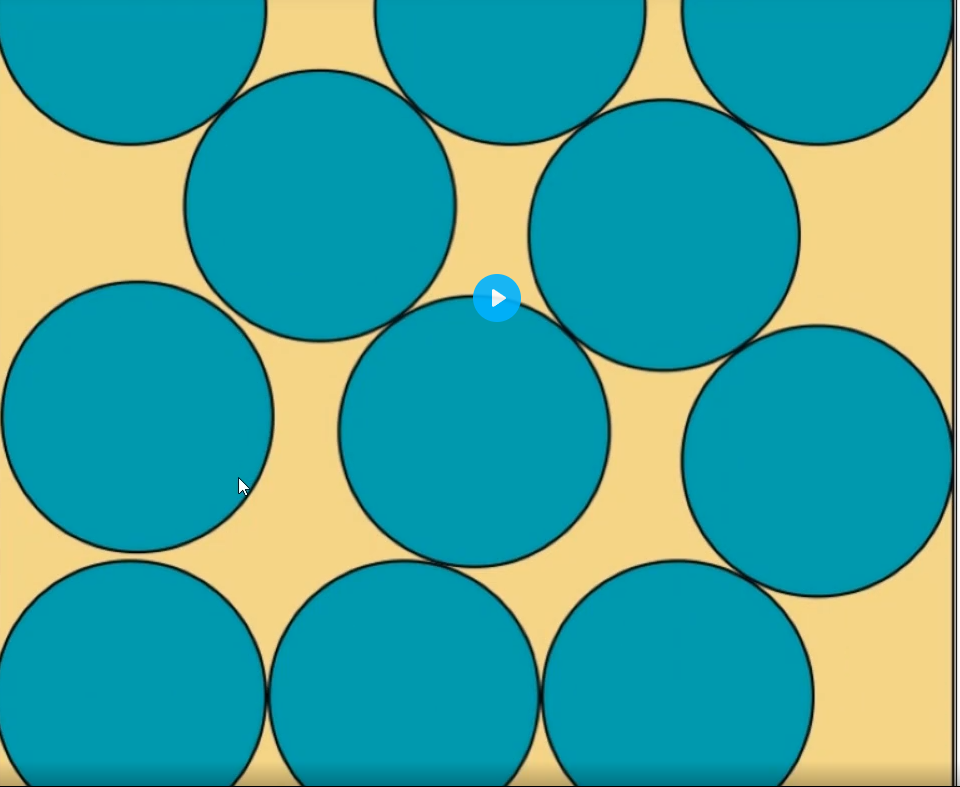
#> input picture files/practice open cv/images/image.png, 960 x 787 px
$ jupyter execute p9.ipynb
#> lines starting #> are read from the running program, lines starting #| are printed output that depends on the picture; after the words box and inside, x2 and y2 are one past the last pixel; in counts of white or black regions, pixels touching at a corner belong together
[cell 1]
import numpy as np
import matplotlib.pyplot as plt
import cv2

[cell 2]
def imshow(title = "Image" , image = None , size = 10):
    w , h = image.shape[0] , image.shape[1]
    aspect_ratio = w/h
    plt.figure(figsize=(size , size * aspect_ratio))
    plt.imshow(cv2.cvtColor(image , cv2.COLOR_BGR2RGB))
    plt.title(title)
    plt.show()

image = cv2.imread("images/image.png")
#> image is the input picture: shape (787, 960, 3); mean B, G, R 157.7, 163.7, 66.5
imshow("Original Image" , image)

[cell 3]
ret , tresh1  =  cv2.threshold(image , 127,255,cv2.THRESH_BINARY)
imshow("Binary Threshold" , tresh1)
ret , tresh2  =  cv2.threshold(image , 127,255,cv2.THRESH_BINARY_INV)
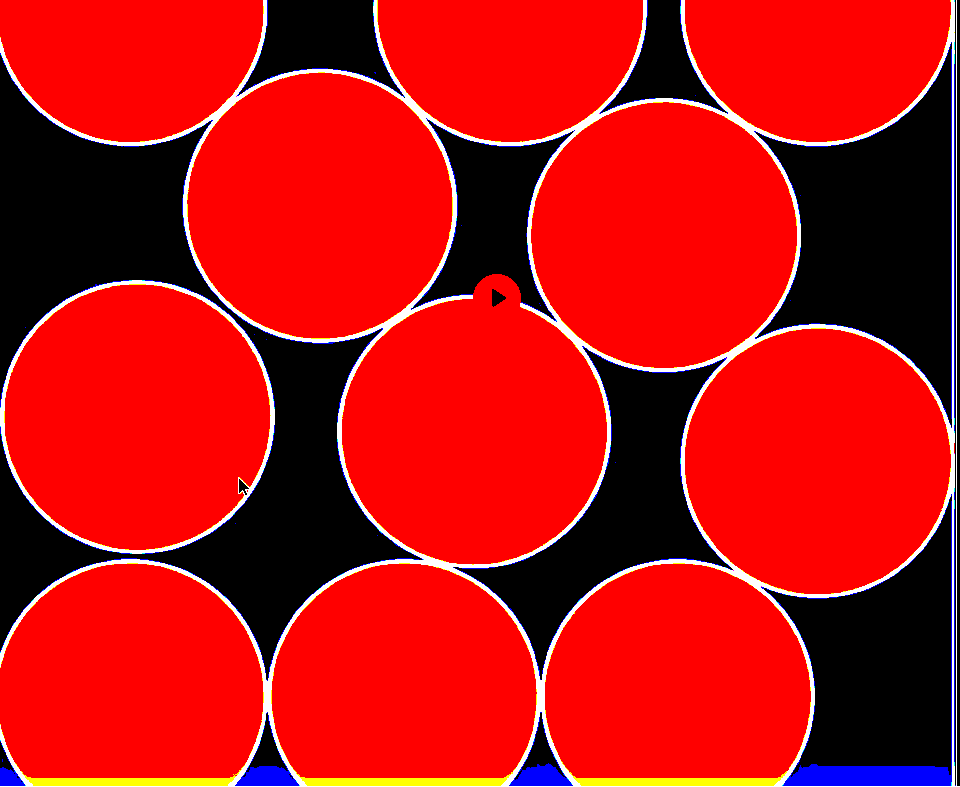
#> tresh2: shape (787, 960, 3); mean B, G, R 14.6, 13.5, 185.8
imshow("Binary Inverse Threshold" , tresh2)
ret , tresh3  =  cv2.threshold(image , 127,255,cv2.THRESH_TRUNC)
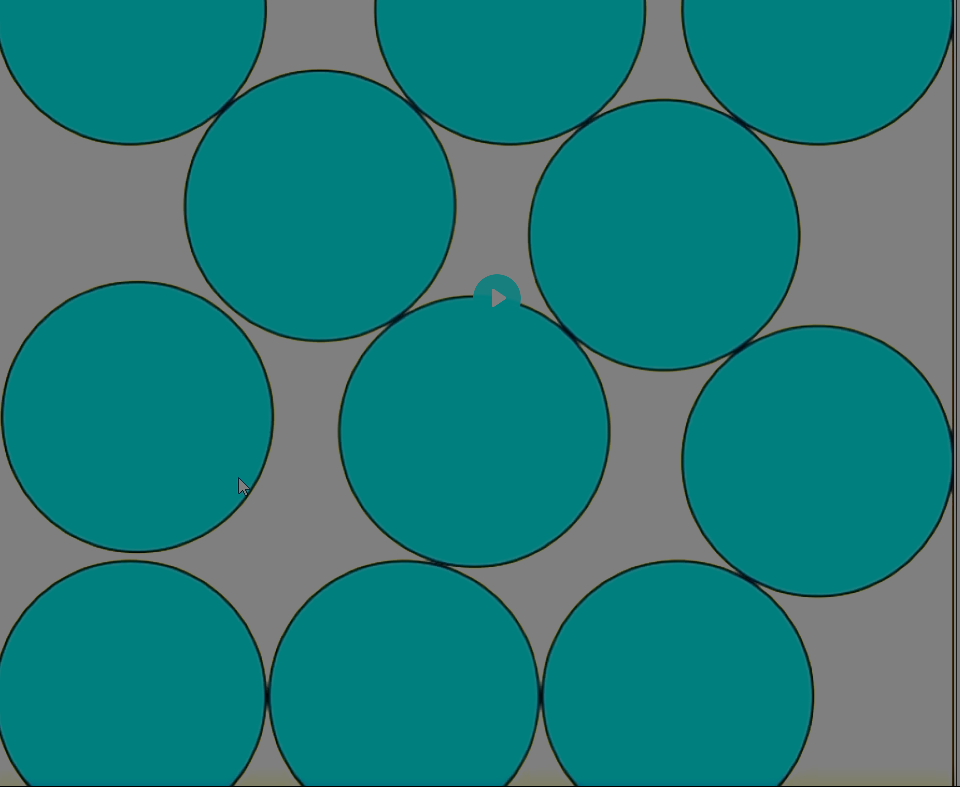
#> tresh3: shape (787, 960, 3); mean B, G, R 123.6, 124.1, 35.9
imshow("Truncated Threshold" , tresh3)
ret , tresh4  =  cv2.threshold(image , 127,255,cv2.THRESH_TOZERO)
imshow("To Zero Threshold" , tresh4)

[cell 4]
gray_image = cv2.cvtColor(image, cv2.COLOR_BGR2GRAY)
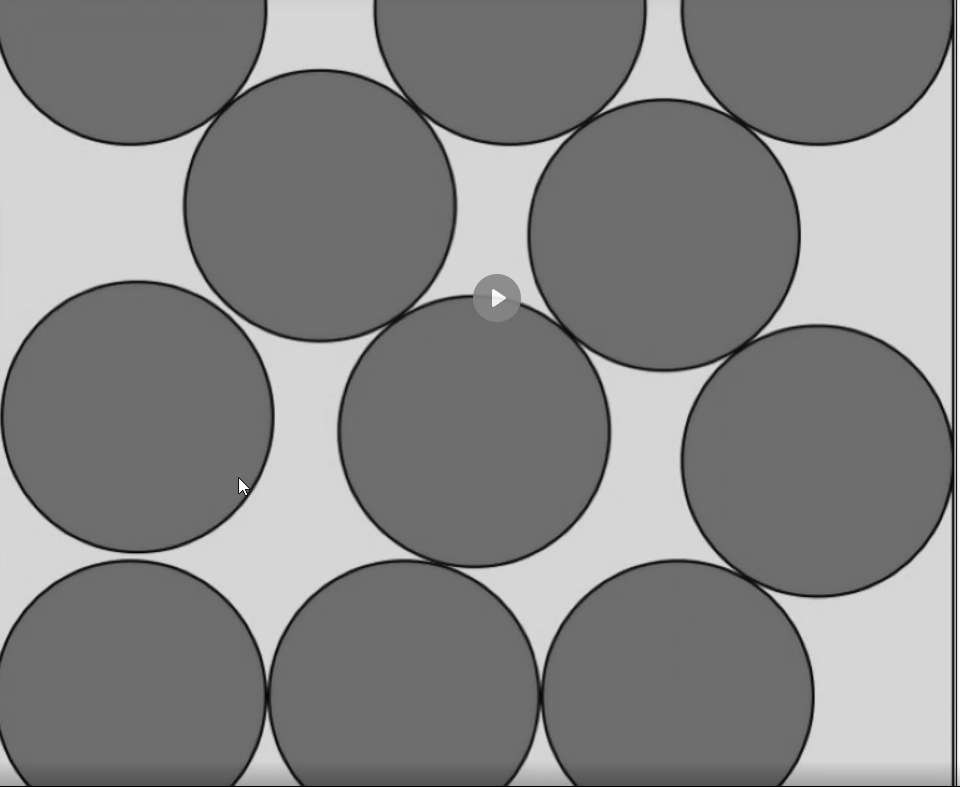
#> gray_image: shape (787, 960); min 0, max 255, mean 134.2
thresh = cv2.adaptiveThreshold(gray_image, 255, cv2.ADAPTIVE_THRESH_MEAN_C, cv2.THRESH_BINARY, 3, 5)
#> thresh: shape (787, 960); 97.2% white; black in thin lines or dots
imshow("adaptive " , thresh)

[cell 5]
from skimage.filters import threshold_local

v = cv2.split(cv2.cvtColor(image, cv2.COLOR_BGR2HSV))[2]
t = threshold_local(v, 29, offset=15, method="gaussian")
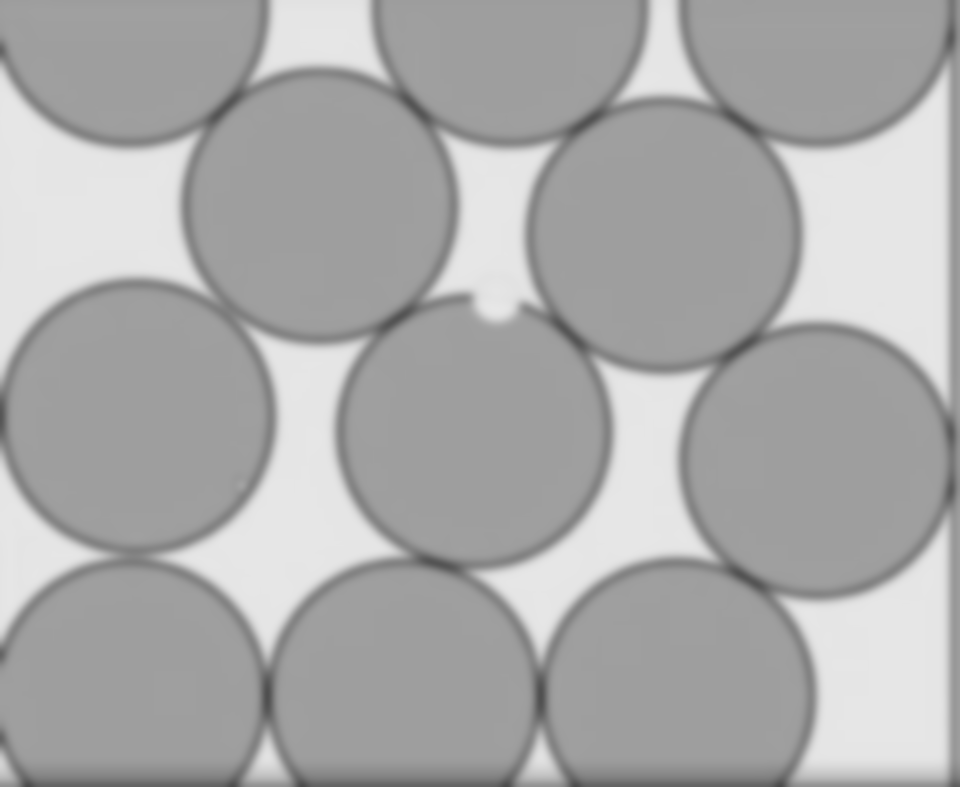
#> t: shape (787, 960) float64; min 75.4, max 231.3, mean 171.4

thresh = (v > t).astype("uint8") * 255
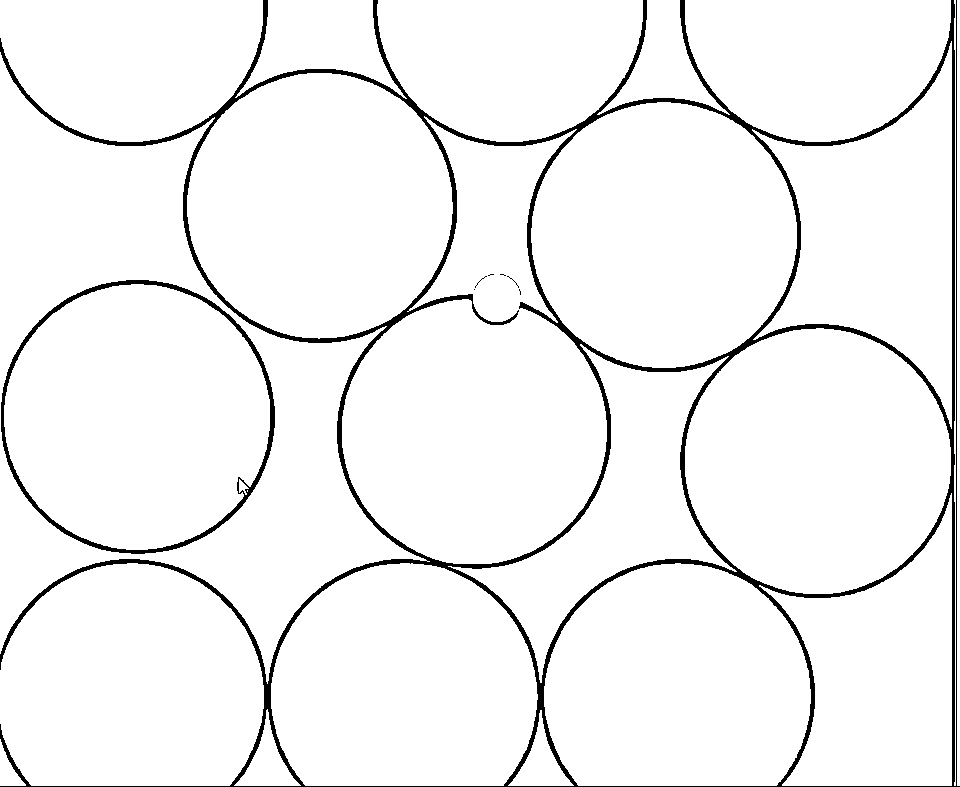
#> thresh: shape (787, 960); 95.5% white; 8 black regions (6 under 20 px), largest, box (x1, y1, x2, y2) and area: (0, 0, 960, 787) 30407, (1, 280, 275, 554) 3660
imshow("Local Threshold" , thresh)
